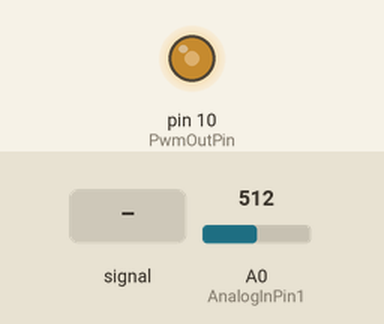
This sketch was run on a simulated Arduino Uno, built with avr-gcc and run on an emulated ATmega328P. Shown: output pins drawn as LEDs (lit = HIGH). The inputs (shaded band) are chosen by the test bench; at power-on: A0 (AnalogInPin1) = 512.

Above: at 1.2 s.
1.3 s: A0 (AnalogInPin1) fed a 200 Hz sine of ±81 counts around its level
Timing chart, 0 to 1.7 s (numbered marks = the images above; inputs shaded):
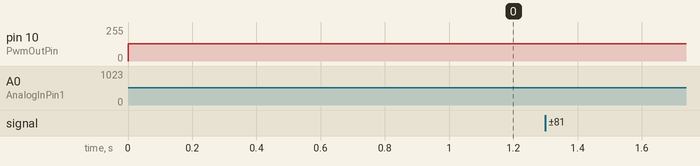

The sketch:

AnalogInPwmOut.ino
```cpp
#include "TimerOne.h"

const int AnalogInPin1 = A0;
const int PwmOutPin = 10;//must be 9 or 10

unsigned int g_DebugCounter;

void setupFastAnalogRead()
{
  // bits [2:0] of ADCSRA register determine clock divider
  // by default it is 128 ~ 111
  // we can set it to 32 ~ 101
  // we can set it to 16 ~ 100
  // we can set it to 8  ~ 011
  ADCSRA &= (0xF8 | 0x04);
}


void setup()
{
  pinMode(AnalogInPin1, INPUT);
  pinMode(PwmOutPin, OUTPUT);

  Serial.begin(115200);

  setupFastAnalogRead();

  Timer1.initialize(50);// ?? 20 kHz ??

  g_DebugCounter = 0;
}


void loop()
{
  int Value = analogRead(AnalogInPin1); //10 bits!
  Timer1.pwm(PwmOutPin, Value);// 10 bits!

  ++g_DebugCounter;
//  if(g_DebugCounter%16000==0)
//  {
//    Serial.print(g_DebugCounter);
//    Serial.print(" ");
//    Serial.print(millis());
//    Serial.print(" ");
//    Serial.println(Value);
//  }
}
```
